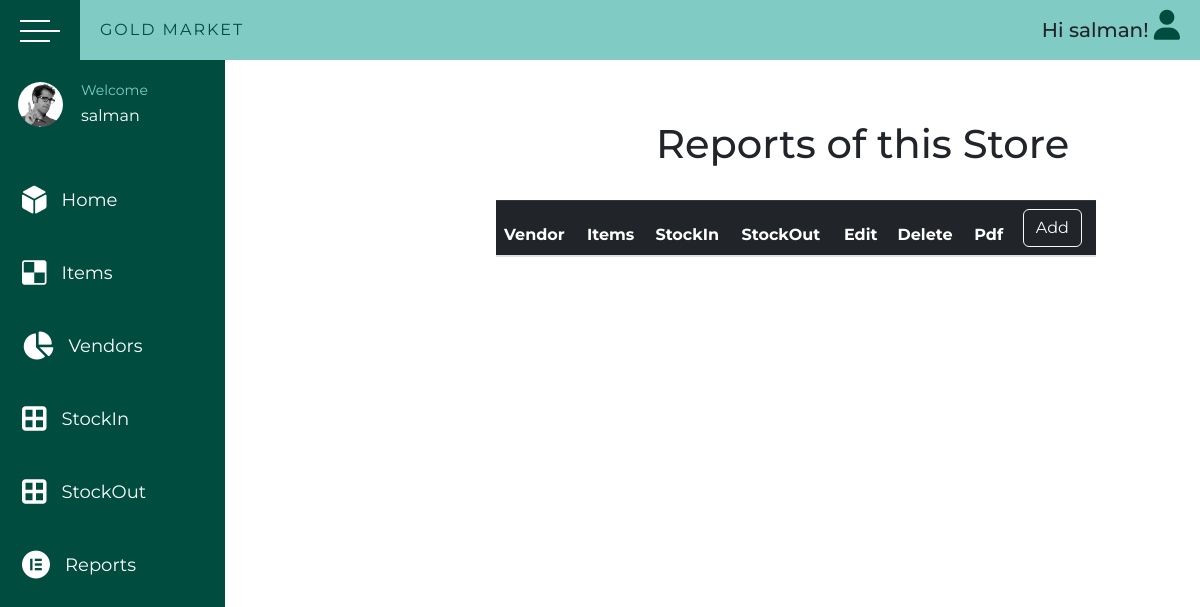
The page /shop/reports (signed in) on the database as committed earlier.
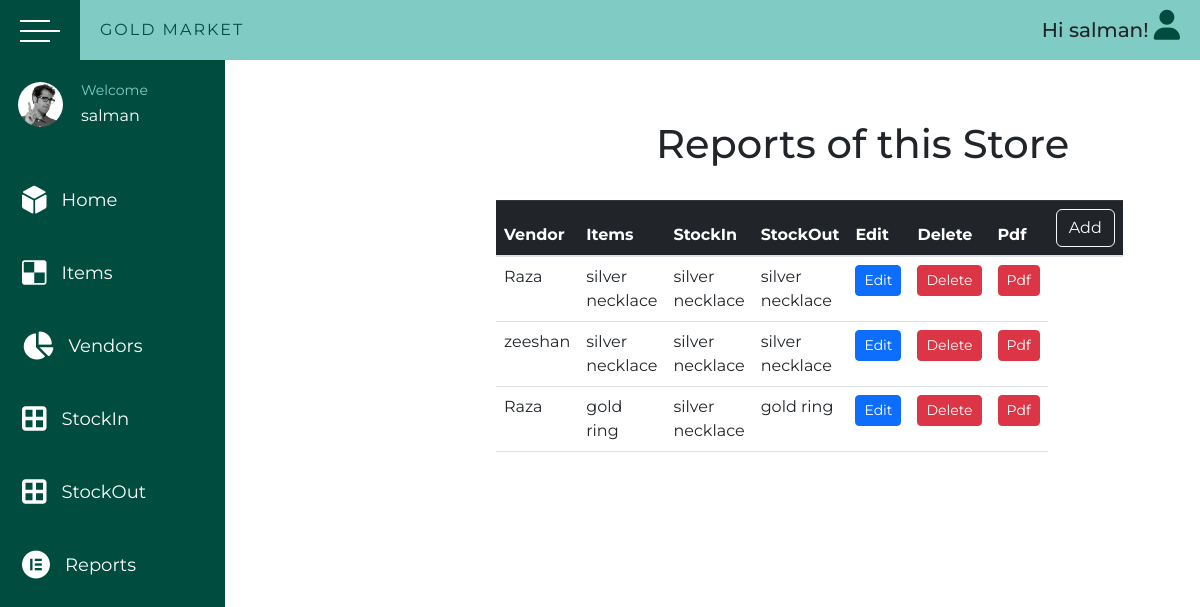
The same page on the database as committed later.
### shop/models.py (models this page shows, shortened)
class Reports(models.Model):
    items = models.ForeignKey(Items, on_delete=models.CASCADE)
    vendor = models.ForeignKey(Vendors, on_delete=models.CASCADE)
    stockin = models.ForeignKey(StockIn, on_delete=models.CASCADE)
    stockout = models.ForeignKey(StockOut, on_delete=models.CASCADE)
    class Meta:
        verbose_name = 'Report'

class Vendors(models.Model):
    name = models.CharField(max_length=45)
    address = models.CharField(max_length=150)
    email = models.EmailField(unique=True)
    company = models.ForeignKey(Company, on_delete=models.CASCADE)
    def __str__(self):
        return self.name
    class Meta:
        verbose_name = 'Vendor'

class Items(models.Model):
    name = models.CharField(max_length=45)
    gross_weight = models.CharField(max_length=5)
    net_weight = models.CharField(max_length=5)
    labour_wastage = models.CharField(max_length=5)
    purity = models.CharField(max_length=5)
    fine = models.CharField(max_length=5)
    amount = models.CharField(max_length=10)
    type = models.ForeignKey(Types, on_delete=models.CASCADE)
    qr_code = models.ImageField(upload_to='qr_codes', blank=True)
    vendor = models.ForeignKey(Vendors, on_delete=models.CASCADE)
    def __str__(self):
        return str(self.name)
    class Meta:
        verbose_name = 'Item'

class StockIn(models.Model):
    items = models.ForeignKey(Items, on_delete=models.CASCADE)
    vendor = models.ForeignKey(Vendors, on_delete=models.CASCADE)
    def __str__(self):
        return str(self.items)
    class Meta:
        verbose_name = 'StockIn'
        verbose_name_plural = 'StockIn'

class StockOut(models.Model):
    items = models.ForeignKey(Items, on_delete=models.CASCADE)
    vendor = models.ForeignKey(Vendors, on_delete=models.CASCADE)
    def __str__(self):
        return str(self.items)
    class Meta:
        verbose_name = 'StockOut'
        verbose_name_plural = 'StockOut'

### shop/views.py (the view, shortened to what this page needs)
# urls.py: path('reports', views.ReportsView.as_view(), name='reports'),
class ReportsView(LoginRequiredMixin, ListView, FormView):
    model = Reports
    template_name = "shop/reports.html"
    context_object_name = "reports"
    form_class = ReportForm
    success_url = "/shop/reports"
    def get_context_data(self, **kwargs):
        context = super().get_context_data(**kwargs)
        context["item_form"] = ReportForm()
        return context

### shop/templates/shop/reports.html (shortened to what this page needs)
{% extends 'shop/base/base.html' %}
{% load static %}
{% block css_files %}
  <link rel="stylesheet" href="{% static 'shop/items.css' %}" />
{% endblock %}
{% block content %}
  <h1 class="head">Reports of this Store</h1>
  <table class="table w-50">
    <thead class="table-dark">
      <tr>
        <th scope="col">Vendor</th>
        <th scope="col">Items</th>
        <th scope="col">StockIn</th>
        <th scope="col">StockOut</th>
        <th scope="col">Edit</th>
        <th scope="col">Delete</th>
        <th scope="col">Pdf</th>
        <th scope="col"><button type="button" class="btn btn-outline-light" data-bs-toggle="modal" data-bs-target="#exampleModal">Add</button></th>
      </tr>
    </thead>
    <tbody>
      {% for report in reports %}
        <tr>
          <td>{{ report.vendor }}</td>
          <td>{{ report.items }}</td>
          <td>{{ report.stockin }}</td>
          <td>{{ report.stockout }}</td>
        <td><a class="js-edit btn btn-sm btn-primary" href="{% url 'report_update' report.id %}">Edit</a></td>
     <td><a class="js-edit btn btn-sm btn-danger" href="{% url 'report_delete' report.id %}">Delete</a></td>
     <td><a class="js-edit btn btn-sm btn-danger" href="{% url 'pdf' report.id %}">Pdf</a></td>
        </tr>
      {% endfor %}
    </tbody>
  </table>
{% endblock %}

Rows that differ between the two databases and show on the page:
added Reports: vendor "Raza", items "silver necklace", stockin "silver necklace", stockout "silver necklace"
added Reports: vendor "zeeshan", items "silver necklace", stockin "silver necklace", stockout "silver necklace"
added Reports: vendor "Raza", items "gold ring", stockin "silver necklace", stockout "gold ring"
